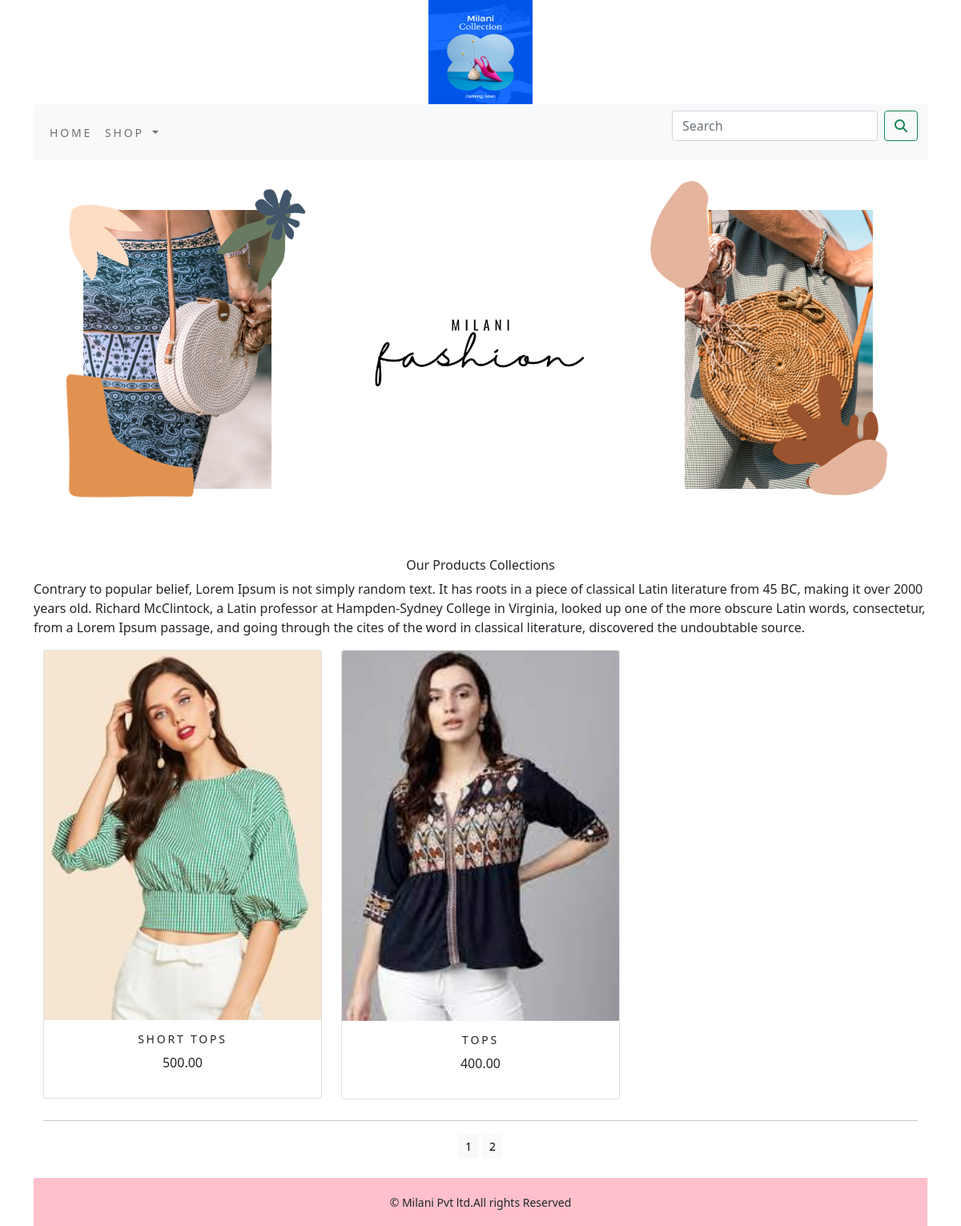
Screenshot of /shop/?page=2 with the database file from the repository.
### shopapp/models.py (models this page shows, shortened)
class Product(models.Model):
    name = models.CharField(max_length=250, unique=True)
    slug = models.SlugField(max_length=250, unique=True)
    description = models.TextField(blank=True)
    price = models.DecimalField(max_digits=10,decimal_places=2)
    category = models.ForeignKey(Category,on_delete=models.CASCADE)
    image = models.ImageField(upload_to='product', blank=True)
    stock = models.IntegerField()
    available = models.BooleanField(default=True)
    created = models.DateTimeField(auto_now_add=True)
    updated = models.DateTimeField(auto_now=True)
    def get_url(self):
        return reverse('shopapp:prodCatdetail',args=[self.category.slug,self.slug])
    class Meta:
        ordering=('name',)
        verbose_name='product'
        verbose_name_plural='products'

### shopapp/views.py (the view)
# urls.py: path('',views.allProdCat,name='allProdCat'),
def allProdCat(request,c_slug=None):
    c_page=None
    products_list=None
    if c_slug!=None:
        c_page=get_object_or_404(Category,slug=c_slug)
        products_list=Product.objects.all().filter(category=c_page,available=True)
    else:
        products_list=Product.objects.all().filter(available=True)
    paginator=Paginator(products_list,6)
    try:
       page=int(request.GET.get('page','1'))
    except:
       page=1
    try:
       products=paginator.page(page)
    except(EmptyPage,InvalidPage):
       products=paginator.page(paginator.num_pages)
    return render(request,'category.html',{'category':c_page,'products':products})

### cart/context_processors.py (called while the page is built)
def counter(request):
    item_count=0
    if 'admin' in request.path:
        return{}
    else:
        try:
            cart=Cart.objects.filter(cart_id=_cart_id(request))
            car_items=CartItem.objects.all().filter(cart=cart[:1])
            for cart_item in car_items:
                item_count +=cart_item.quantity
        except cart.DoesNotExist:
            item_count=0
    return dict(item_count=item_count)

### cart/views.py (called while the page is built)
def _cart_id(request):
    cart=request.session.session_key
    if not cart:
        cart=request.session.create()
    return cart

### shopapp/context_processors.py (called while the page is built)
def menu_links(request):
    links=Category.objects.all()
    return dict(links=links)

### shopapp/models.py (called while the page is built)
    def get_url(self):
        return reverse('shopapp:product_by_category',args=[self.slug])

### templates/category.html (shortened to what this page needs)
{% extends 'base.html' %}
{% load static %}
{% block content %}
<div class="mx-auto">
   {% if category %}
     <img class="my_image" src="{{category.image.url}}" alt="{{category.name}}">
</div>
<br>
<div>
   <h1 class="text-center my_title">{{category.name}}</h1>
   <p class="text-justify">{{category.description}}</p>
</div>
   {% else %}
<div>
    <img class="my_image my_image_padding" src="{% static 'img/banner.png' %}" alt="Our Products" width="1250px;">
</div>
<br>
<div>
   <h1 class="text-center my_title">Our Products Collections</h1>
   <p class="text-justify">Contrary to popular belief, Lorem Ipsum is not simply random text. It has roots in a piece of classical Latin literature from 45 BC, making it over 2000 years old. Richard McClintock, a Latin professor at Hampden-Sydney College in Virginia, looked up one of the more obscure Latin words, consectetur, from a Lorem Ipsum passage, and going through the cites of the word in classical literature, discovered the undoubtable source.</p>
</div>
  {% endif %}
<div class="container">
    <div class="row mx_auto">
        {% for product in products.object_list %}
        <div class="my_bottom_margin col-9 col-sm-12 col-md-4 col-lg-4">
            <div class="card text-center" style="min-width:18rem;">
                <a href="{{product.get_url}}"><img class="card-img-top my_image" src="{{product.image.url}}" alt="{{product.name}}"></a>
                <div class="card-body">
                    <h4>{{product.name}}</h4>
                    <p>{{product.price}}</p>
                </div>
            </div>
        </div>
        {% endfor %}
    </div>
    <div class="mx-auto">
        {% if products.paginator.num_pages > 1%}
        <hr>
        <div class="text-center">
            {% for pg in products.paginator.page_range %}
            <a href="?page={{pg}}" class="btn btn-light btn-sm {% if products.number == pg %} active {% endif %}">{{pg}}</a>
            {% endfor %}
        </div>
        {% endif %}
    </div>
</div>
<br>
{% endblock %}

### static/css/custom.css (style rules this page uses)
body { font-family: 'Roboto', sans-serif; }
.my_image { width:100%; height:auto; }
.my_title { font-size:16px; text_transform:uppercase; letter_spacing: .2em; }
.my_image_padding { padding:5px; }
.my_bottom_margin { margin-bottom:10px; }
.card-body h4 { font-size:14px; text-transform:uppercase; letter-spacing:.2em; }

### rows the page displays
Product: image (picture), name "SHORT TOPS", price "500.00"
Product: image (picture), name "TOPS", price "400.00"

### other values shown
{{ pg }} "1" "2"
